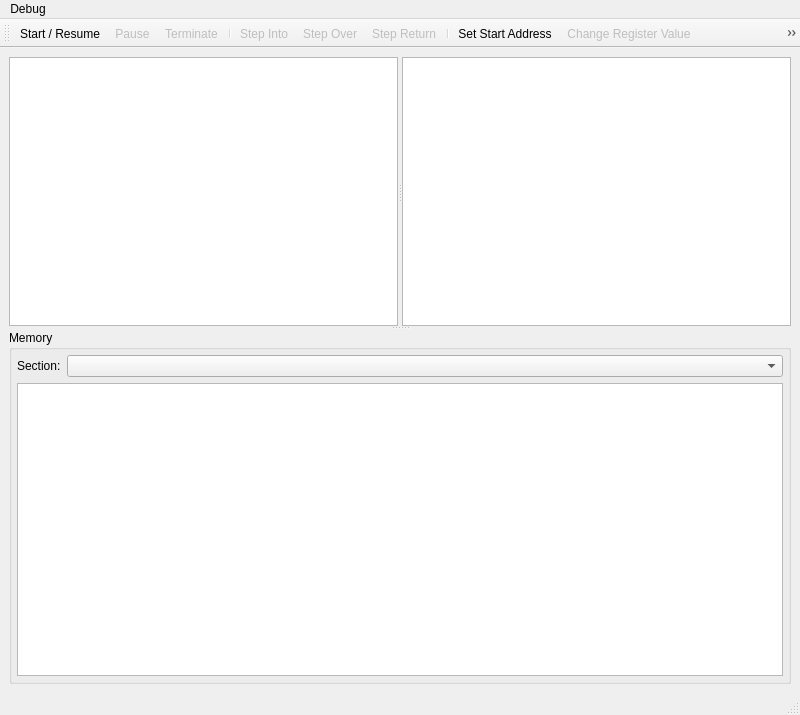
<?xml version="1.0" encoding="UTF-8"?>
<ui version="4.0">
 <class>MainWindow</class>
 <widget class="QMainWindow" name="MainWindow">
  <property name="geometry">
   <rect>
    <x>0</x>
    <y>0</y>
    <width>800</width>
    <height>715</height>
   </rect>
  </property>
  <property name="windowTitle">
   <string>AVR Debugger</string>
  </property>
  <property name="unifiedTitleAndToolBarOnMac">
   <bool>true</bool>
  </property>
  <widget class="QWidget" name="centralwidget">
   <layout class="QGridLayout" name="gridLayout_3">
    <item row="0" column="0">
     <widget class="QSplitter" name="splitterHorizontal">
      <property name="orientation">
       <enum>Qt::Horizontal</enum>
      </property>
      <widget class="QSplitter" name="splitterVertical">
       <property name="orientation">
        <enum>Qt::Vertical</enum>
       </property>
       <widget class="QSplitter" name="splitterRegStr">
        <property name="orientation">
         <enum>Qt::Horizontal</enum>
        </property>
        <widget class="QPlainTextEdit" name="plainTextEditRegisters">
         <property name="font">
          <font>
           <family>Andale Mono</family>
           <pointsize>10</pointsize>
          </font>
         </property>
         <property name="lineWrapMode">
          <enum>QPlainTextEdit::NoWrap</enum>
         </property>
        </widget>
        <widget class="QPlainTextEdit" name="plainTextEditStrings">
         <property name="font">
          <font>
           <family>Andale Mono</family>
           <pointsize>10</pointsize>
          </font>
         </property>
         <property name="lineWrapMode">
          <enum>QPlainTextEdit::NoWrap</enum>
         </property>
        </widget>
       </widget>
       <widget class="QGroupBox" name="groupBoxMemory">
        <property name="title">
         <string>Memory</string>
        </property>
        <layout class="QGridLayout" name="gridLayoutMemory">
         <property name="margin">
          <number>5</number>
         </property>
         <item row="0" column="0">
          <layout class="QGridLayout" name="gridLayoutMemoryBox">
           <item row="0" column="0">
            <widget class="QLabel" name="labelSection">
             <property name="text">
              <string>Section:</string>
             </property>
            </widget>
           </item>
           <item row="0" column="1">
            <widget class="QComboBox" name="comboBoxSection">
             <property name="sizePolicy">
              <sizepolicy hsizetype="Expanding" vsizetype="Fixed">
               <horstretch>0</horstretch>
               <verstretch>0</verstretch>
              </sizepolicy>
             </property>
            </widget>
           </item>
           <item row="1" column="0" colspan="2">
            <widget class="QPlainTextEdit" name="plainTextEditMemory">
             <property name="font">
              <font>
               <family>Andale Mono</family>
               <pointsize>10</pointsize>
              </font>
             </property>
             <property name="lineWrapMode">
              <enum>QPlainTextEdit::NoWrap</enum>
             </property>
            </widget>
           </item>
          </layout>
         </item>
        </layout>
       </widget>
      </widget>
     </widget>
    </item>
   </layout>
  </widget>
  <widget class="QMenuBar" name="menubar">
   <property name="geometry">
    <rect>
     <x>0</x>
     <y>0</y>
     <width>800</width>
     <height>22</height>
    </rect>
   </property>
   <widget class="QMenu" name="menuDebug">
    <property name="title">
     <string>Debug</string>
    </property>
    <addaction name="actionStart"/>
    <addaction name="actionPause"/>
    <addaction name="actionTerminate"/>
    <addaction name="actionStepInto"/>
    <addaction name="actionStepOver"/>
    <addaction name="actionStepReturn"/>
    <addaction name="separator"/>
    <addaction name="actionSetStartAddress"/>
    <addaction name="actionChangeRegisterValue"/>
    <addaction name="actionMemoryManager"/>
   </widget>
   <addaction name="menuDebug"/>
  </widget>
  <widget class="QStatusBar" name="statusbar"/>
  <widget class="QToolBar" name="toolBar">
   <property name="windowTitle">
    <string>toolBar</string>
   </property>
   <property name="iconSize">
    <size>
     <width>16</width>
     <height>16</height>
    </size>
   </property>
   <attribute name="toolBarArea">
    <enum>TopToolBarArea</enum>
   </attribute>
   <attribute name="toolBarBreak">
    <bool>false</bool>
   </attribute>
   <addaction name="actionStart"/>
   <addaction name="actionPause"/>
   <addaction name="actionTerminate"/>
   <addaction name="separator"/>
   <addaction name="actionStepInto"/>
   <addaction name="actionStepOver"/>
   <addaction name="actionStepReturn"/>
   <addaction name="separator"/>
   <addaction name="actionSetStartAddress"/>
   <addaction name="actionChangeRegisterValue"/>
   <addaction name="actionMemoryManager"/>
  </widget>
  <action name="actionStart">
   <property name="icon">
    <iconset>
     <normalon>:/images/icons/enabled/resume_co.gif</normalon>
    </iconset>
   </property>
   <property name="text">
    <string>Start / Resume</string>
   </property>
   <property name="toolTip">
    <string>Start / Resume</string>
   </property>
   <property name="shortcut">
    <string>F5</string>
   </property>
  </action>
  <action name="actionStepInto">
   <property name="enabled">
    <bool>false</bool>
   </property>
   <property name="icon">
    <iconset>
     <normalon>:/images/icons/enabled/stepinto_co.gif</normalon>
    </iconset>
   </property>
   <property name="text">
    <string>Step Into</string>
   </property>
   <property name="toolTip">
    <string>Step Into</string>
   </property>
   <property name="shortcut">
    <string>F8</string>
   </property>
  </action>
  <action name="actionStepOver">
   <property name="enabled">
    <bool>false</bool>
   </property>
   <property name="icon">
    <iconset>
     <normalon>:/images/icons/enabled/stepover_co.gif</normalon>
    </iconset>
   </property>
   <property name="text">
    <string>Step Over</string>
   </property>
   <property name="toolTip">
    <string>Step Over</string>
   </property>
  </action>
  <action name="actionStepReturn">
   <property name="enabled">
    <bool>false</bool>
   </property>
   <property name="icon">
    <iconset>
     <normalon>:/images/icons/enabled/stepreturn_co.gif</normalon>
    </iconset>
   </property>
   <property name="text">
    <string>Step Return</string>
   </property>
   <property name="toolTip">
    <string>Step Return</string>
   </property>
  </action>
  <action name="actionTerminate">
   <property name="enabled">
    <bool>false</bool>
   </property>
   <property name="icon">
    <iconset>
     <normalon>:/images/icons/enabled/terminate_co.gif</normalon>
    </iconset>
   </property>
   <property name="text">
    <string>Terminate</string>
   </property>
   <property name="toolTip">
    <string>Terminate</string>
   </property>
  </action>
  <action name="actionSetStartAddress">
   <property name="icon">
    <iconset resource="debugavr.qrc">
     <normaloff>:/images/icons/enabled/goto_input.gif</normaloff>:/images/icons/enabled/goto_input.gif</iconset>
   </property>
   <property name="text">
    <string>Set Start Address...</string>
   </property>
  </action>
  <action name="actionPause">
   <property name="enabled">
    <bool>false</bool>
   </property>
   <property name="icon">
    <iconset resource="debugavr.qrc">
     <normaloff>:/images/icons/enabled/suspend_co.gif</normaloff>:/images/icons/enabled/suspend_co.gif</iconset>
   </property>
   <property name="text">
    <string>Pause</string>
   </property>
   <property name="toolTip">
    <string>Pause</string>
   </property>
  </action>
  <action name="actionChangeRegisterValue">
   <property name="enabled">
    <bool>false</bool>
   </property>
   <property name="icon">
    <iconset resource="debugavr.qrc">
     <normaloff>:/images/icons/enabled/register_obj.gif</normaloff>:/images/icons/enabled/register_obj.gif</iconset>
   </property>
   <property name="text">
    <string>Change Register Value...</string>
   </property>
   <property name="toolTip">
    <string>Change Register Value</string>
   </property>
  </action>
  <action name="actionRunToLine">
   <property name="icon">
    <iconset resource="debugavr.qrc">
     <normaloff>:/images/icons/enabled/runtoline_co.gif</normaloff>:/images/icons/enabled/runtoline_co.gif</iconset>
   </property>
   <property name="text">
    <string>Run To Line</string>
   </property>
   <property name="toolTip">
    <string>Run To Line</string>
   </property>
  </action>
  <action name="actionMemoryManager">
   <property name="icon">
    <iconset resource="debugavr.qrc">
     <normaloff>:/images/icons/enabled/memory_update.gif</normaloff>:/images/icons/enabled/memory_update.gif</iconset>
   </property>
   <property name="text">
    <string>Memory Manager...</string>
   </property>
   <property name="toolTip">
    <string>Memory Manager</string>
   </property>
  </action>
 </widget>
 <resources>
  <include location="debugavr.qrc"/>
 </resources>
 <connections/>
</ui>
